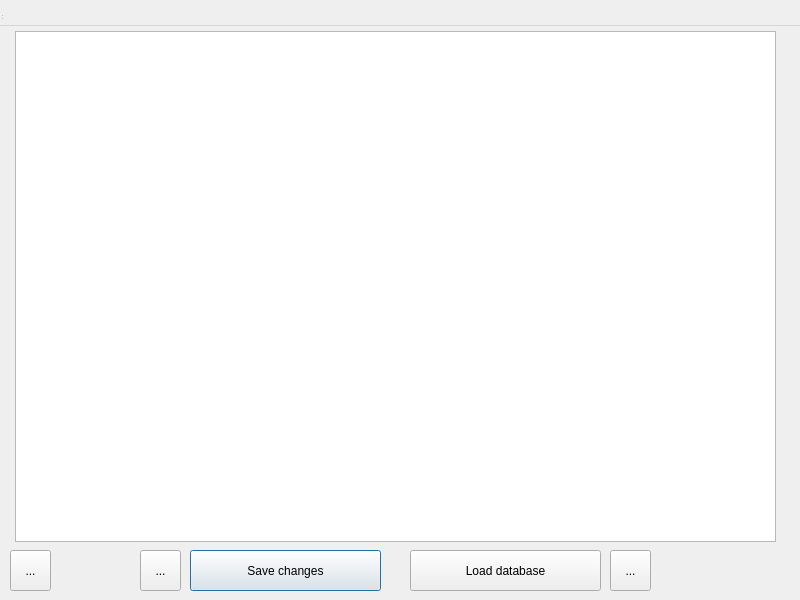
<?xml version="1.0" encoding="UTF-8"?>
<ui version="4.0">
 <class>DbWidget</class>
 <widget class="QDialog" name="DbWidget">
  <property name="geometry">
   <rect>
    <x>0</x>
    <y>0</y>
    <width>800</width>
    <height>600</height>
   </rect>
  </property>
  <property name="windowTitle">
   <string>CapyBase Editor</string>
  </property>
  <widget class="QWidget" name="centralwidget" native="true">
   <property name="geometry">
    <rect>
     <x>0</x>
     <y>0</y>
     <width>786</width>
     <height>622</height>
    </rect>
   </property>
   <widget class="QTableWidget" name="tableWidget">
    <property name="geometry">
     <rect>
      <x>15</x>
      <y>31</y>
      <width>761</width>
      <height>511</height>
     </rect>
    </property>
   </widget>
   <widget class="QPushButton" name="saveButton">
    <property name="geometry">
     <rect>
      <x>190</x>
      <y>550</y>
      <width>191</width>
      <height>41</height>
     </rect>
    </property>
    <property name="text">
     <string>Save changes</string>
    </property>
   </widget>
   <widget class="QPushButton" name="loadButton">
    <property name="geometry">
     <rect>
      <x>410</x>
      <y>550</y>
      <width>191</width>
      <height>41</height>
     </rect>
    </property>
    <property name="text">
     <string>Load database</string>
    </property>
   </widget>
   <widget class="QToolButton" name="returnButton">
    <property name="geometry">
     <rect>
      <x>10</x>
      <y>550</y>
      <width>41</width>
      <height>41</height>
     </rect>
    </property>
    <property name="text">
     <string>...</string>
    </property>
   </widget>
   <widget class="QToolButton" name="deleteButton">
    <property name="geometry">
     <rect>
      <x>140</x>
      <y>550</y>
      <width>41</width>
      <height>41</height>
     </rect>
    </property>
    <property name="text">
     <string>...</string>
    </property>
   </widget>
   <widget class="QToolButton" name="clearButton">
    <property name="geometry">
     <rect>
      <x>610</x>
      <y>550</y>
      <width>41</width>
      <height>41</height>
     </rect>
    </property>
    <property name="text">
     <string>...</string>
    </property>
   </widget>
  </widget>
  <widget class="QMenuBar" name="menubar">
   <property name="geometry">
    <rect>
     <x>0</x>
     <y>0</y>
     <width>800</width>
     <height>26</height>
    </rect>
   </property>
  </widget>
  <widget class="QStatusBar" name="statusbar">
   <property name="geometry">
    <rect>
     <x>0</x>
     <y>0</y>
     <width>3</width>
     <height>21</height>
    </rect>
   </property>
  </widget>
 </widget>
 <resources/>
 <connections/>
</ui>
